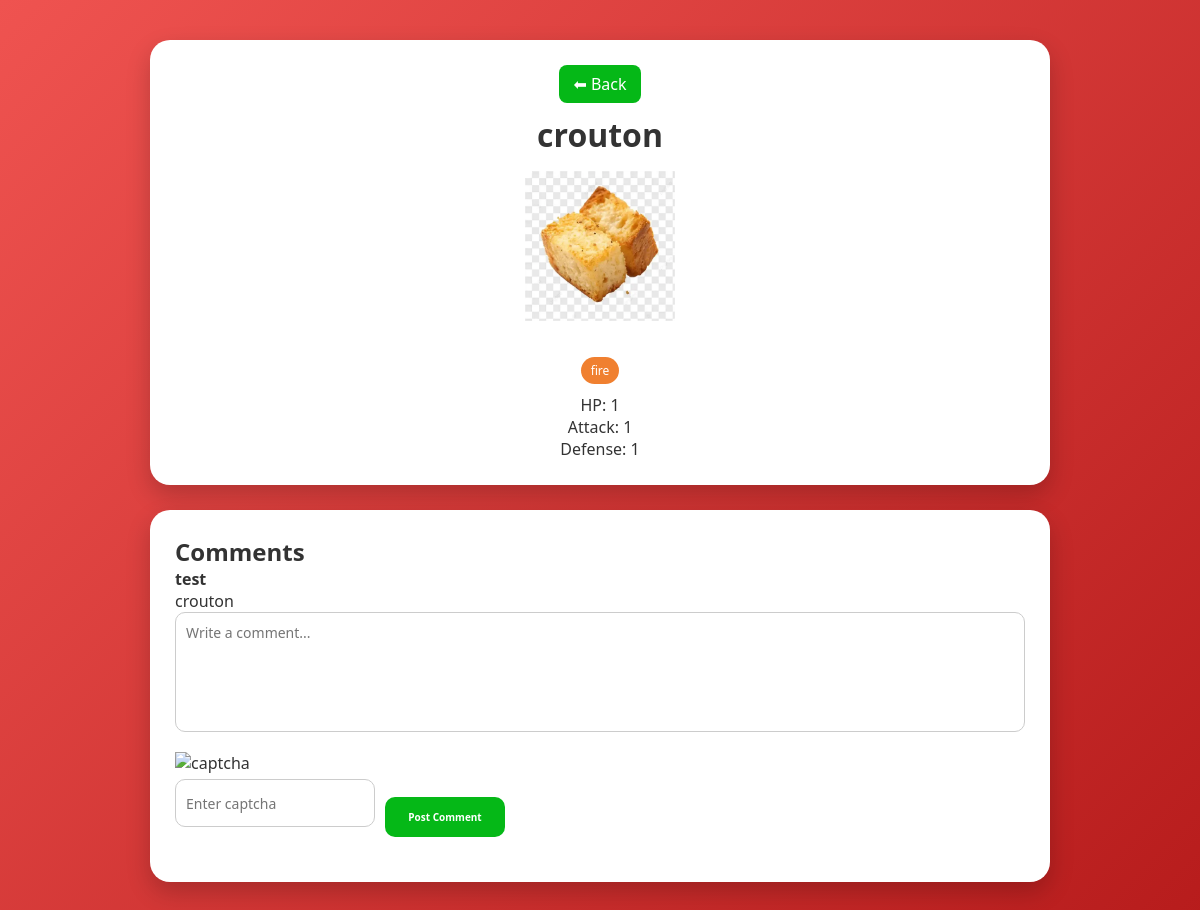
Screenshot of /pokemon-cms/pokemon.php?id=56 (signed in) with the database file from the repository.
### tables this page shows
CREATE TABLE `pokemon` (
  `pokemon_id` int(11) NOT NULL,
  `name` varchar(50) DEFAULT NULL,
  `type_id` int(11) DEFAULT NULL,
  `hitpoints` int(11) DEFAULT NULL,
  `attack` int(11) DEFAULT NULL,
  `defense` int(11) DEFAULT NULL,
  `image` varchar(255) DEFAULT NULL,
  `created_at` datetime DEFAULT current_timestamp(),
  `type` varchar(50) NOT NULL,
  `is_custom` tinyint(1) DEFAULT 1,
  `description` text DEFAULT NULL,
  `ability` varchar(255) DEFAULT NULL
);

CREATE TABLE `comments` (
  `comment_id` int(11) NOT NULL,
  `pokemon_id` int(11) DEFAULT NULL,
  `user_id` int(11) DEFAULT NULL,
  `comment_text` text DEFAULT NULL,
  `created_at` timestamp NOT NULL DEFAULT current_timestamp(),
  `pokemon_name` varchar(255) DEFAULT NULL,
  `approved` tinyint(1) DEFAULT 1
);

CREATE TABLE `users` (
  `user_id` int(11) NOT NULL,
  `username` varchar(50) DEFAULT NULL,
  `password_hash` varchar(255) DEFAULT NULL,
  `role` varchar(20) DEFAULT 'user',
  `created_at` datetime DEFAULT current_timestamp(),
  `email` varchar(255) NOT NULL
);

### pokemon-cms/pokemon.php (the view, shortened to what this page needs)
<?php
require 'db.php';
$id = $_GET['id'] ?? null;
$name = $_GET['name'] ?? null;
$pokemon = null;
$apiData = null;
if ($id) {
    $stmt = $pdo->prepare("SELECT * FROM pokemon WHERE pokemon_id = ?");
    $stmt->execute([$id]);
    $pokemon = $stmt->fetch(PDO::FETCH_ASSOC);
    if ($pokemon) {
        $name = $pokemon['name'];
    }
}
$stmt = $pdo->prepare("
    SELECT comments.*, users.username
    FROM comments
    JOIN users ON comments.user_id = users.user_id
    WHERE comments.pokemon_name = ?
    ORDER BY comments.created_at DESC
");
$stmt->execute([$name]);
$comments = $stmt->fetchAll(PDO::FETCH_ASSOC);
?>
<!DOCTYPE html>
<html>
<head>
    <link rel="stylesheet" href="style.css">
</head>
<body>
<div class="pokemon-page">
    <div class="pokemon-card-detail">
        <a href="index.php" class="home-button">⬅ Back</a>
        <h1><?= htmlspecialchars($pokemon['name'] ?? ucfirst($apiData['name'])) ?></h1>
        <?php if (!empty($pokemon['image'])): ?>
            <img src="uploads/<?= htmlspecialchars($pokemon['image']) ?>">
        <?php elseif (!empty($apiData['sprites']['front_default'])): ?>
            <img src="<?= htmlspecialchars($apiData['sprites']['front_default']) ?>">
        <?php endif; ?>
        <div class="types">
            <?php if ($apiData): ?>
                <?php foreach ($apiData['types'] as $t): ?>
                    <span class="type <?= htmlspecialchars($t['type']['name']) ?>">
                        <?= htmlspecialchars($t['type']['name']) ?>
                    </span>
                <?php endforeach; ?>
            <?php else: ?>
                <span class="type <?= htmlspecialchars($pokemon['type'] ?? '') ?>">
                    <?= htmlspecialchars($pokemon['type'] ?? '-') ?>
                </span>
            <?php endif; ?>
        </div>
        <div class="stats">
            <?php if ($apiData): ?>
                <?php foreach ($apiData['stats'] as $stat): ?>
                    <p><?= htmlspecialchars($stat['stat']['name']) ?>: <?= $stat['base_stat'] ?></p>
                <?php endforeach; ?>
            <?php else: ?>
                <p>HP: <?= $pokemon['hitpoints'] ?? '-' ?></p>
                <p>Attack: <?= $pokemon['attack'] ?? '-' ?></p>
                <p>Defense: <?= $pokemon['defense'] ?? '-' ?></p>
            <?php endif; ?>
        </div>
    </div>
    <div class="comments-container">
        <h2>Comments</h2>
        <?php foreach ($comments as $c): ?>
            <div class="comment">
                <strong><?= htmlspecialchars($c['username']) ?></strong>
                <p><?= htmlspecialchars($c['comment_text']) ?></p>
            </div>
        <?php endforeach; ?>
        <?php if (isset($_SESSION['user'])): ?>
            <form method="POST" action="comment.php">
                <textarea name="comment" placeholder="Write a comment..." required></textarea>
                <div class="captcha-box">
                    <img src="captcha.php" alt="captcha">
                    <input type="text" name="captcha" placeholder="Enter captcha" required>
                </div>
                <button class="post-button" type="submit">Post Comment</button>
            </form>
        <?php endif; ?>
    </div>
</div>
</body>
</html>

### pokemon-cms/style.css (style rules this page uses)
* { box-sizing: border-box; margin: 0; padding: 0; font-family: 'Segoe UI', Arial, sans-serif; }
body { background: linear-gradient(135deg, #ef5350, #b71c1c); color: #333; }
form { display: flex; gap: 10px; margin-bottom: 20px; flex-wrap: wrap; }
input, select, textarea { padding: 10px; border-radius: 10px; border: 1px solid #ccc; font-size: 14px; }
input { flex: 1; min-width: 200px; }
textarea { resize: none; }
button { background: #05b817; color: white; padding: 10px 14px; border: none; border-radius: 10px; cursor: pointer; transition: 0.2s; font-weight: bold; }
.type { display: inline-block; padding: 5px 10px; border-radius: 20px; font-size: 12px; color: white; margin-top: 6px; }
.type.fire { background: #F08030; }
.pokemon-page { max-width: 900px; margin: 40px auto; display: flex; flex-direction: column; gap: 25px; }
.pokemon-card-detail { background: white; border-radius: 20px; padding: 25px; text-align: center; box-shadow: 0 10px 25px rgba(0,0,0,0.2); }
.pokemon-card-detail img { width: 150px; height: 150px; margin: 15px 0; }
.types { margin: 10px 0; }
.stats { margin-top: 10px; text-align: center; }
.comments-container { background: white; padding: 25px; border-radius: 20px; box-shadow: 0 10px 25px rgba(0,0,0,0.2); width: 100%; }
.comments-container textarea { width: 100%; min-height: 120px; font-size: 14px; }
.captcha-box { margin: 10px 0; display: flex; flex-direction: column; align-items: flex-start; }
.captcha-box img { width: 120px; height: auto; margin-bottom: 5px; }
.captcha-box input { width: 200px; }
.post-button { margin-top:55px; width: 120px; height: 40px; font-size: 10px; text-align: center; }
.home-button { display: inline-block; margin-bottom: 10px; padding: 8px 14px; background: #05b817; color: white; border-radius: 8px; text-decoration: none; }

### rows the page displays
pokemon: name "crouton", image (picture), type "fire", hitpoints "1", attack "1", defense "1"
comments: user.username "test", comment_text "crouton"
